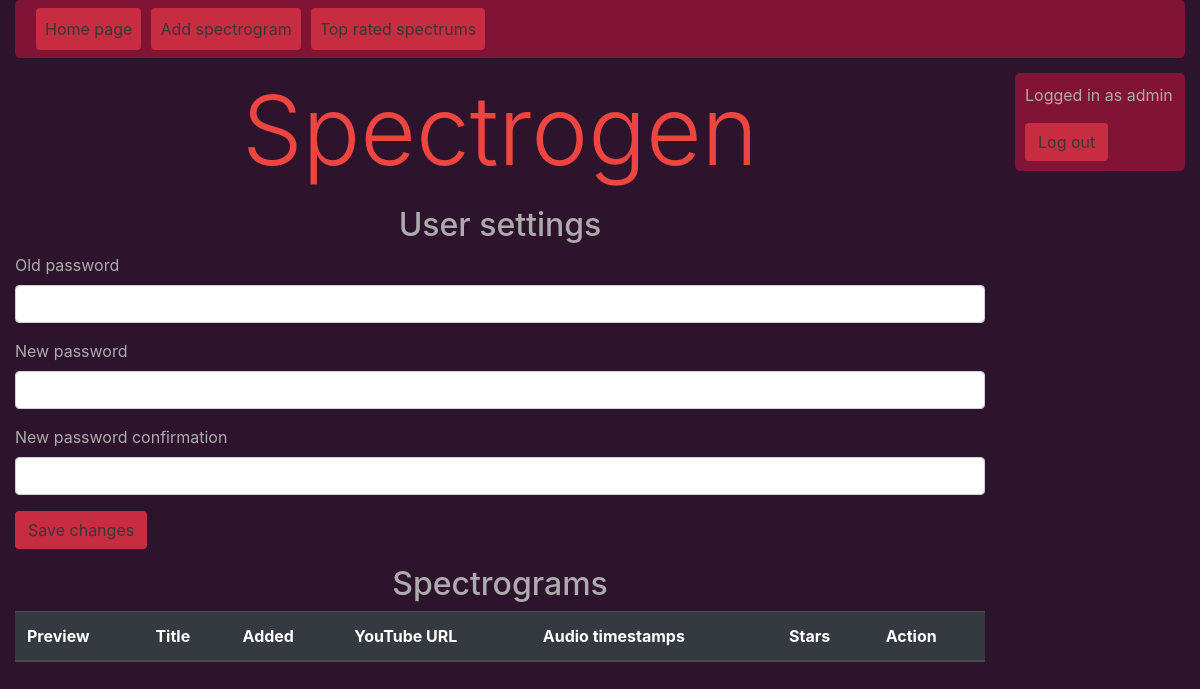
The page /user (signed in) on the database as committed earlier.
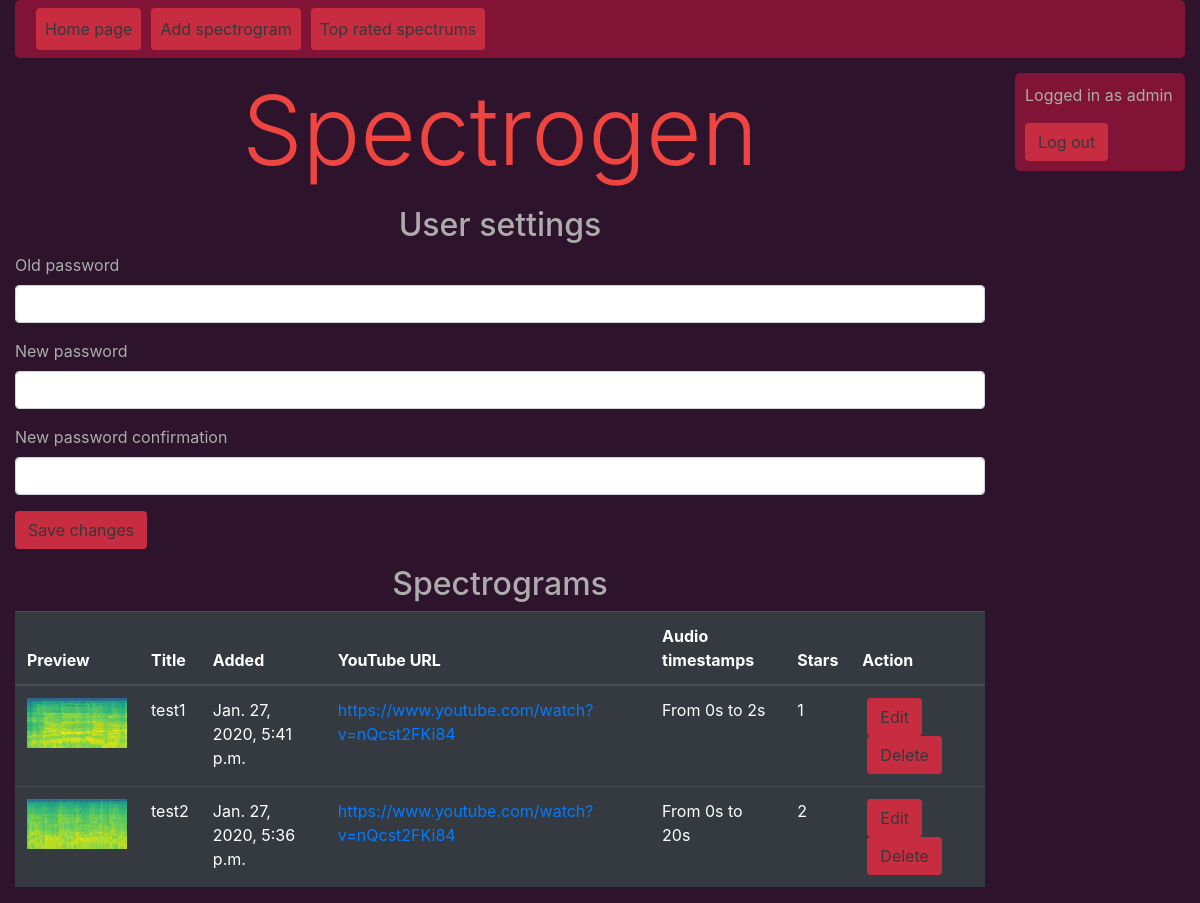
The same page on the database as committed later.
### spectrogen_main/models.py (models this page shows, shortened)
class Spectrogram(models.Model):
    title = models.CharField(max_length=100)
    image_file = models.ImageField(upload_to='spectrograms', null=True)
    video_url = models.URLField()
    timeframe_start = models.IntegerField(default=0)
    timeframe_end = models.IntegerField(default=-1)
    date_added = models.DateTimeField(auto_now_add=True)
    author = models.ForeignKey(get_user_model(), models.CASCADE)

### spectrogen_main/views.py (the view)
# urls.py: path('user', views.view_user_profile, name='view_user_profile'),
def view_user_profile(request):
    if not request.user.is_authenticated:
        return index_with_error(request, 'You have to log in to see your profile.')
    list_of_spectrograms = models.Spectrogram.objects.filter(author=request.user).order_by('-date_added')
    votes = list()
    for spectrogram in list_of_spectrograms:
        votes.append(models.SpectrogramVote.objects.filter(
            spectrogram=spectrogram).count())
    if request.method == 'POST':
        user_edit_form = PasswordChangeForm(request.user, request.POST)
        if user_edit_form.is_valid():
            user = user_edit_form.save()
            update_session_auth_hash(request, user)
    else:
        user_edit_form = PasswordChangeForm(request.user)
    return render(request, 'user_profile.html', {'spectrograms_data': zip(list_of_spectrograms, votes), 'user_edit_form': user_edit_form})

### spectrogen_main/templatetags/ms_to_time.py (called while the page is built)
@register.filter()
def mstotime(milliseconds):
    seconds = int(int(milliseconds) / 1000)
    minutes = int(int(seconds) / 60)
    hours = int(int(minutes) / 60)
    final_time_string = str(seconds) + 's'
    if minutes > 0:
        final_time_string = str(minutes) + 'm' + final_time_string
        if hours > 0:
            final_time_string = str(hours) + 'h' + final_time_string
    return final_time_string

@register.filter()
def mstosec(milliseconds):
    return str(int(milliseconds / 1000))

### spectrogen_main/templates/user_profile.html (shortened to what this page needs)
{% extends "main_base.html" %}
{% load widget_tweaks %}
{% load ms_to_time %}
{% block menucontent %}
    {% if user.is_authenticated %}
        <div class="user-data">
            <p>Logged in as {{ user.get_username }}</p>
        </div>
        <a class="btn button-bg" href="/logout/">Log out</a>
    {% endif %}
{% endblock menucontent %}
{% block pagecontent %}
<h2 class="text-center">User settings</h2>
    <form action="/user" method="post">
        {% for field in user_edit_form.visible_fields %}
            <div class="form-group">
                <label for="{{ field.id_for_label }}">{{ field.label }}</label>
                {{ field|add_class:'form-control' }}
            </div>
        {% endfor %}
        <div class="form-group">
            <button type="submit" class="btn button-bg">Save changes</button>
        </div>
    </form>
<h2 class="text-center">Spectrograms</h2>
{% if spectrograms_data %}
    <div class="spectrogram-user-view">
        <table class="table table-dark">
            <thead>
                <th scope="col">Preview</th>
                <th scope="col">Title</th>
                <th scope="col">Added</th>
                <th scope="col">YouTube URL</th>
                <th scope="col">Audio timestamps</th>
                <th scope="col">Stars</th>
                <th scope="col">Action</th>
            </thead>
            <tbody>
                {% for spectrogram, votes in spectrograms_data %}
                    <tr>
                        <td><a href="/media/{{ spectrogram.image_file }}"><img src="/media/{{ spectrogram.image_file }}" height="50" width="100"></a></td>
                        <td>{{ spectrogram.title }}</td>
                        <td>{{ spectrogram.date_added }}</td>
                        <td><a href="{{ spectrogram.video_url }}&t={{ spectrogram.timeframe_start|mstosec }}">{{ spectrogram.video_url }}</a></td>
                        <td>From {{ spectrogram.timeframe_start|mstotime }} to {{ spectrogram.timeframe_end|mstotime }}</td>
                        <td>{{ votes }}</td>
                        <td>
                            <button type="button" class="btn button-bg userpanel-btn" data-toggle="modal" data-target="#editSpectrogramModal" data-spectrogram-id="{{ spectrogram.id }}" data-spectrogramtitle="{{ spectrogram.title }}">Edit</button>
                            <button type="button" class="btn button-bg userpanel-btn" data-toggle="modal" data-target="#deleteSpectrogramModal" data-spectrogram-id="{{ spectrogram.id }}" data-spectrogramtitle="{{ spectrogram.title }}">Delete</button>
                        </td>
                    </tr>
                {% endfor %}
            </tbody>
        </table>
    </div>
{% endif %}
{% endblock pagecontent %}

Rows that differ between the two databases and show on the page:
added Spectrogram: image_file (picture), title "test1", date_added "Jan. 27, 2020, 5:41 p.m.", video_url "https://www.youtube.com/watch?v=nQcst2FKi84", timeframe_start|mstotime "0s", timeframe_end|mstotime "2s", author "1"
added Spectrogram: image_file (picture), title "test2", date_added "Jan. 27, 2020, 5:36 p.m.", video_url "https://www.youtube.com/watch?v=nQcst2FKi84", timeframe_start|mstotime "0s", timeframe_end|mstotime "20s", votes "2"
